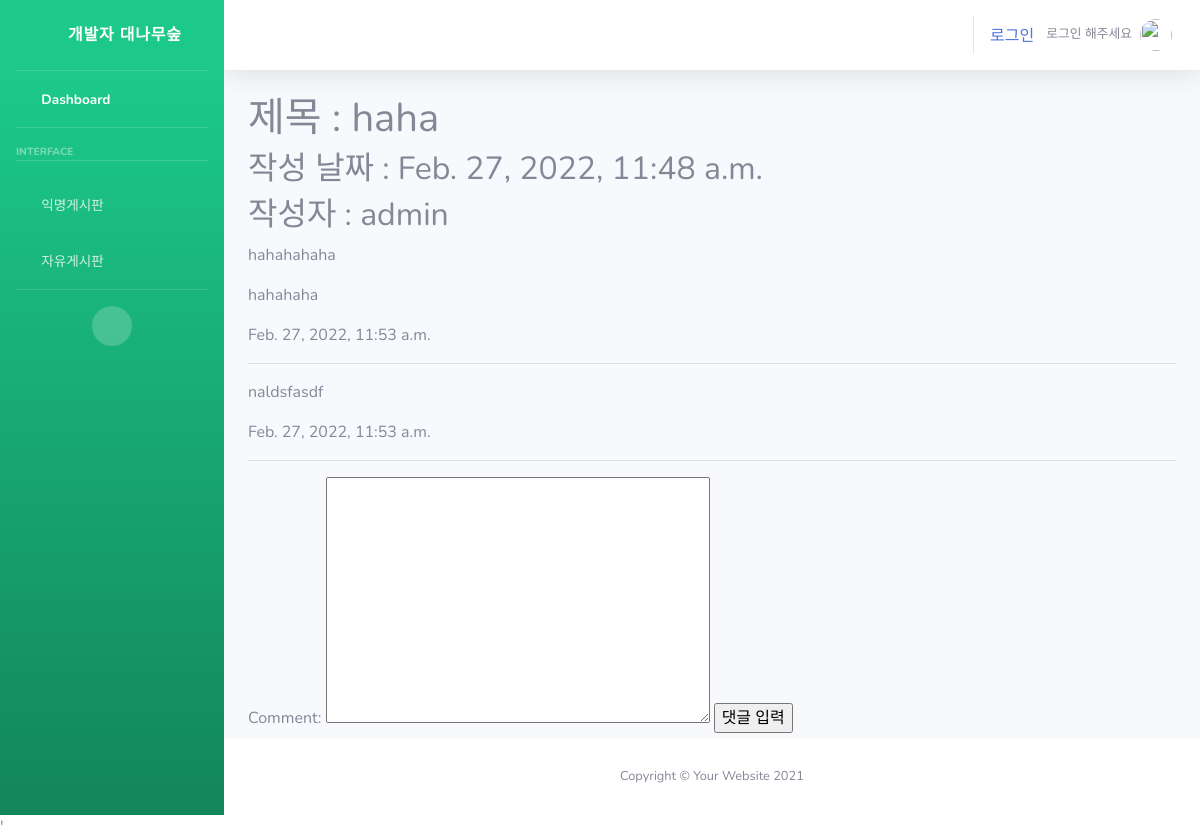
The page /freedetail/1 on the database its author committed.
### snsapp/models.py (models this page shows, shortened)
class FreePost(models.Model):
  title = models.CharField(max_length=200)
  body = models.TextField()
  date = models.DateTimeField(auto_now_add=True)
  author = models.ForeignKey(User, on_delete=models.CASCADE)

class FreeComment(models.Model):
  comment = models.TextField()
  date = models.DateTimeField(auto_now_add=True)
  post = models.ForeignKey(FreePost, null=True, blank=True, on_delete=models.CASCADE)
  def __str__(self):
    return self.comment

### snsapp/views.py (the view)
# urls.py: path('freedetail/<int:post_id>', views.freedetail, name='freedetail'),
def freedetail(request, post_id):
    post_detail = get_object_or_404(FreePost, pk=post_id)
    comment_form = FreeCommentform()
    return render(request, 'free_detail.html', {'post_detail':post_detail, 'comment_form': comment_form})

### snsapp/forms.py
class FreeCommentform(forms.ModelForm):
  class Meta:
    model = FreeComment
    fields = ['comment']

### snsapp/templates/free_detail.html (shortened to what this page needs)
{% extends 'base.html' %}
{% block content %}
<h1>제목 : {{ post_detail.title }}</h1>
<h2>작성 날짜 : {{ post_detail.date }}</h2>
<h2>작성자 : {{ post_detail.author.username }}</h2>
<p>{{ post_detail.body }}</p>
{% for comment in post_detail.freecomment_set.all %}
<p>{{ comment }}</p>
<p>{{ comment.date }}</p>
<hr>
{% endfor %}
<form action="{% url 'new_freecomment' post_detail.id %}" method="POST">
  {{ comment_form }}
  <input type="submit" value="댓글 입력">
</form>
{% endblock %}

### rows shown on the page
FreePost: title "haha", date "Feb. 27, 2022, 11:48 a.m.", author.username "admin", body "hahahahaha"
FreeComment: comment "hahahaha", date "Feb. 27, 2022, 11:53 a.m."
FreeComment: comment "naldsfasdf", date "Feb. 27, 2022, 11:53 a.m."
